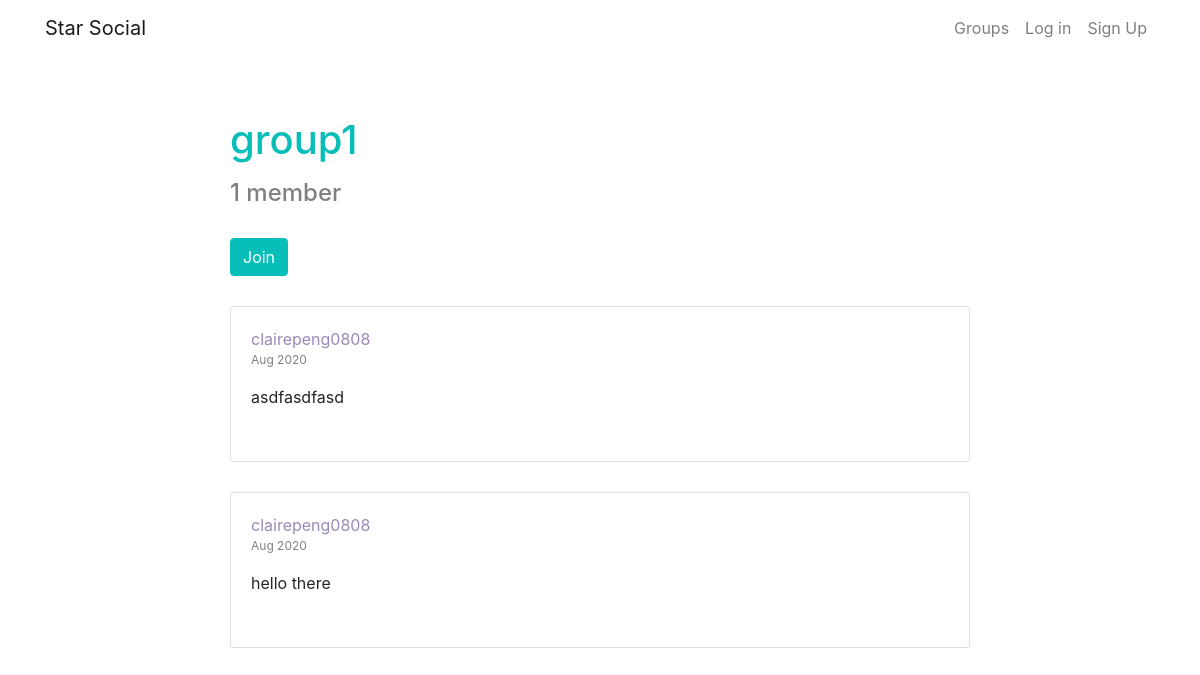
/groups/group1/, run on the app's committed database.
### groups/models.py (models this page shows, shortened)
class Group(models.Model):
    name = models.CharField(max_length=256,unique=True)
    slug = models.SlugField(allow_unicode=True,unique=True)
    description = models.TextField(blank=True,default='')
    members = models.ManyToManyField(User,through='GroupMembership')
    class Meta:
        unique_together = ('name','members')
    class Meta:
        ordering = ['name']

### posts/models.py (models this page shows, shortened)
class Post(models.Model):
    user = models.ForeignKey(User, default='', related_name='posts',on_delete=models.CASCADE)
    created_at = models.DateTimeField(default=timezone.now)
    message = models.TextField(default='',blank=True)
    message_html = models.TextField(editable=False,blank=True)
    group = models.ForeignKey(Group,related_name='posts',null=True,blank=True,on_delete=models.CASCADE)
    class Meta:
        ordering = ['-created_at']
        unique_together = [('user','message')]

### groups/views.py (the view)
# urls.py: path('<slug>/', views.GroupDetail.as_view(),name='detail'),
class GroupDetail(PrefetchRelatedMixin,generic.DetailView):
    model = models.Group
    prefetch_related = ('members','posts')

### groups/templates/groups/group_detail.html (shortened to what this page needs)
{% extends 'groups/group_base.html' %}
{% block pre_group %}
<h1 class='page-title'>{{ group.name }}</h1>
<h4 class='member-count'>{{ group.members.count}} member{{ group.members.count|pluralize }}</h4>
<div class="content">
    {% if user in group.members.all %}
    <a type='button' class='btn btn-warning' href="{% url 'groups:leave' slug=group.slug %} "><span
            class='glyphicon glyphicon-remove-circle'>Leave</span></a>
    {% else %}
    <a type='button' class='btn btn-primary' href="{% url 'groups:join' slug=group.slug %}"><span
            class='glyphicon glyphicon-ok-circle'>Join</span></a>
    {% endif %}
</div>
{% endblock %}
{% block group_content %}
<div class='group-detail'>
    {% if group.posts.count == 0 %}
    <h2>No posts in this group yet!</h2>
    {% else %}
    {% for post in group.posts.all %}
    {% include 'posts/_post.html' %}
    {% endfor %}
    {% endif %}
</div>
{% endblock %}

### posts/templates/posts/_post.html
<div class='card card-body post-body'>
    <div class='post-username'>
        <a href="{% url 'posts:user_post' username=post.user.username %}">{{ post.user.username }}</a>
    </div>
    <div class='post-timestamp'>
        <time>{{ post.created_at |date:"M Y"  }}</time>
    </div>
    <p>{{ post.message_html | safe }}</p>
</div>

### static/css/master.css (style rules this page uses)
h1.page-title { margin: 30px 0 15px 0; color: #07beb8; }
.btn-primary { background-color: #07beb8; border-color: #07beb8; color: #ffffff; }
.content { margin-top: 30px; }
.group-list, .post-body { margin-top: 30px; margin-bottom: 30px; }
.post-username a { color: #9c89b8; }
.post-timestamp { color: grey; font-size: 12px; }
.member-count { color: grey; }

### data on the page
Group: name "group1", members.count "1"
Post: user.username "clairepeng0808", created_at "Aug 2020", message_html "asdfasdfasd"
Post: user.username "clairepeng0808", created_at "Aug 2020", message_html "hello there"
